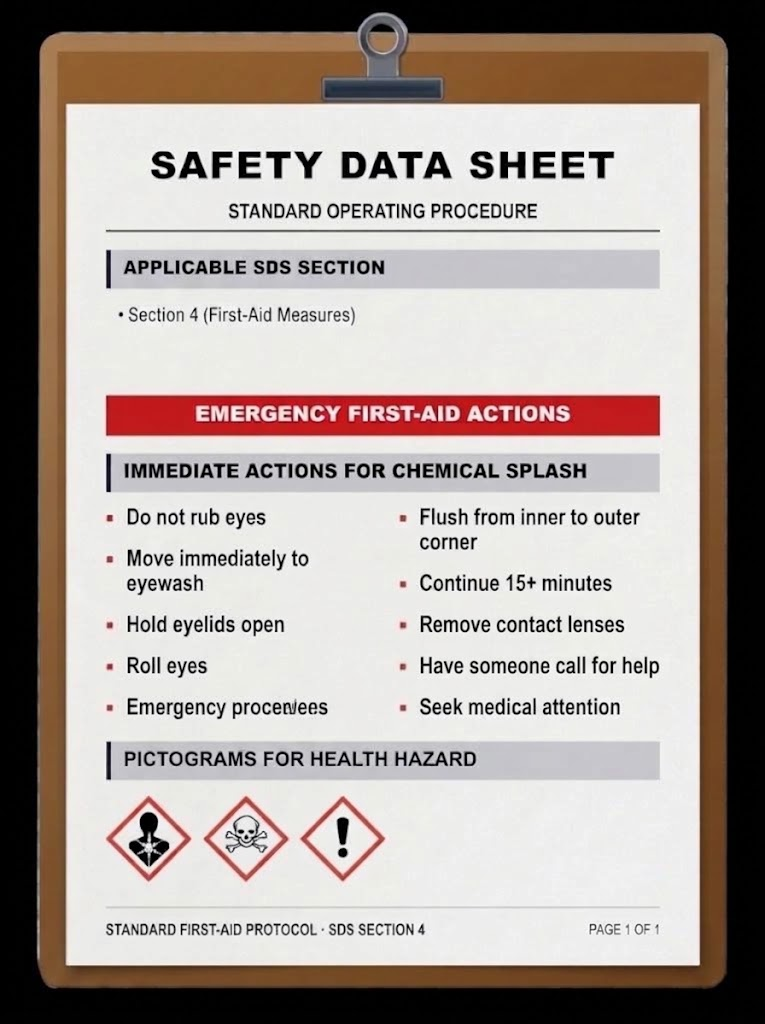
#> input picture Tools/sccheck_src/MCQ2.jpg, 765 x 1024 px
$ python -i generate_sc06_factory.py   (imports and definitions only)
#> lines starting #> are read from the running program, lines starting #| are printed output that depends on the picture; after the words box and inside, x2 and y2 are one past the last pixel; in counts of white or black regions, pixels touching at a corner belong together
#> further down, picture is the input picture: PIL image 765x1024 RGB; mean R, G, B 170.1, 159.7, 154.2
"""Scenario 6 factory room textures: signs, switch plates, container labels and the broken-plaster brick patch.

    python Tools/generate_sc06_factory.py

Writes into Assets/Art/Presentable/2D/Sc06/ (Bangla shaped with libraqm). Does not touch other scenarios.
"""
import os
import random

import numpy as np
from PIL import Image, ImageDraw, ImageFilter, ImageFont

ROOT = os.path.dirname(os.path.dirname(os.path.abspath(__file__)))
OUT = os.path.join(ROOT, "Assets", "Art", "Presentable", "2D", "Sc06")
BN_BOLD = os.path.join(ROOT, "Assets", "Art", "Fonts", "NotoSansBengali-Bold.ttf")
EN_BOLD = r"C:\Windows\Fonts\arialbd.ttf"
EN_BLACK = r"C:\Windows\Fonts\ariblk.ttf"


def f(path, size):
    return ImageFont.truetype(path, size)


def centred(d, text, font, cx, cy, fill):
    box = d.textbbox((0, 0), text, font=font)
    d.text((cx - (box[0] + box[2]) / 2, cy - (box[1] + box[3]) / 2), text, font=font, fill=fill)


def grime(img, strength=30, seed=3, rust=True):
#> called with strength = 30, seed = 3, rust = True
    rnd = np.random.RandomState(seed)
    a = np.asarray(img.convert("RGBA"), dtype=np.float32)
    h, w = a.shape[:2]
#> h = 1024; w = 765
    noise = rnd.rand(h // 5 + 2, w // 5 + 2).astype(np.float32)
    big = np.asarray(Image.fromarray((noise * 255).astype(np.uint8)).resize((w, h), Image.BICUBIC).filter(ImageFilter.GaussianBlur(5)), dtype=np.float32) / 255.0
    a[..., :3] *= (1.0 - (1.0 - big[..., None]) * (strength / 100.0))
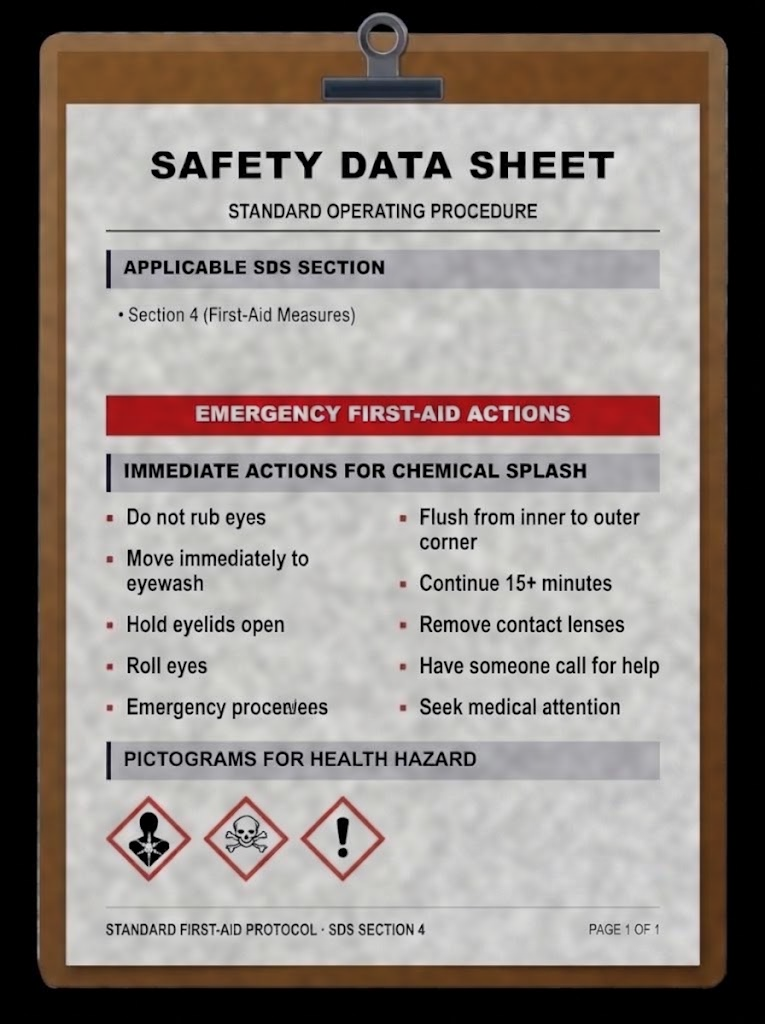
#> a: shape (1024, 765, 4) float32; mean R, G, B, A 144.5, 135.7, 131, 255.9
    if rust:
        yy, xx = np.mgrid[0:h, 0:w]
        edge = np.clip(1.0 - np.minimum.reduce([xx, yy, w - 1 - xx, h - 1 - yy]) / (0.06 * min(w, h)), 0, 1)[..., None]
        a[..., :3] = a[..., :3] * (1 - 0.45 * edge) + np.array([110, 70, 40], dtype=np.float32) * 0.45 * edge
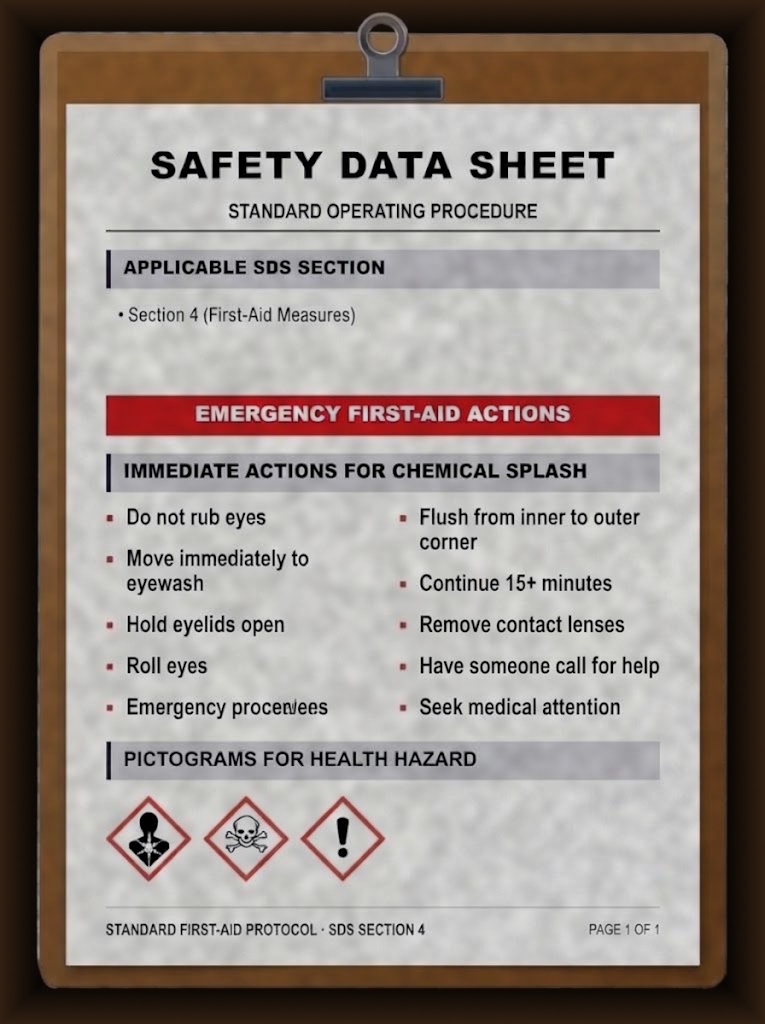
#> a: shape (1024, 765, 4) float32; mean R, G, B, A 149.4, 138.8, 132.7, 255.9
    return Image.fromarray(np.clip(a, 0, 255).astype(np.uint8))


# [140 lines left out: functions diamond, save, sign_fume_hood_area, sign_caution_toxic, switch_plate, label_water and 5 more, not called in this run]


# [11 lines not run here, left out]

>>> from PIL import Image
>>> picture = Image.open('sccheck_src/MCQ2.jpg')
>>> result = grime(picture)

$ run again, on Tools/sccheck_src/MCQ3.jpg
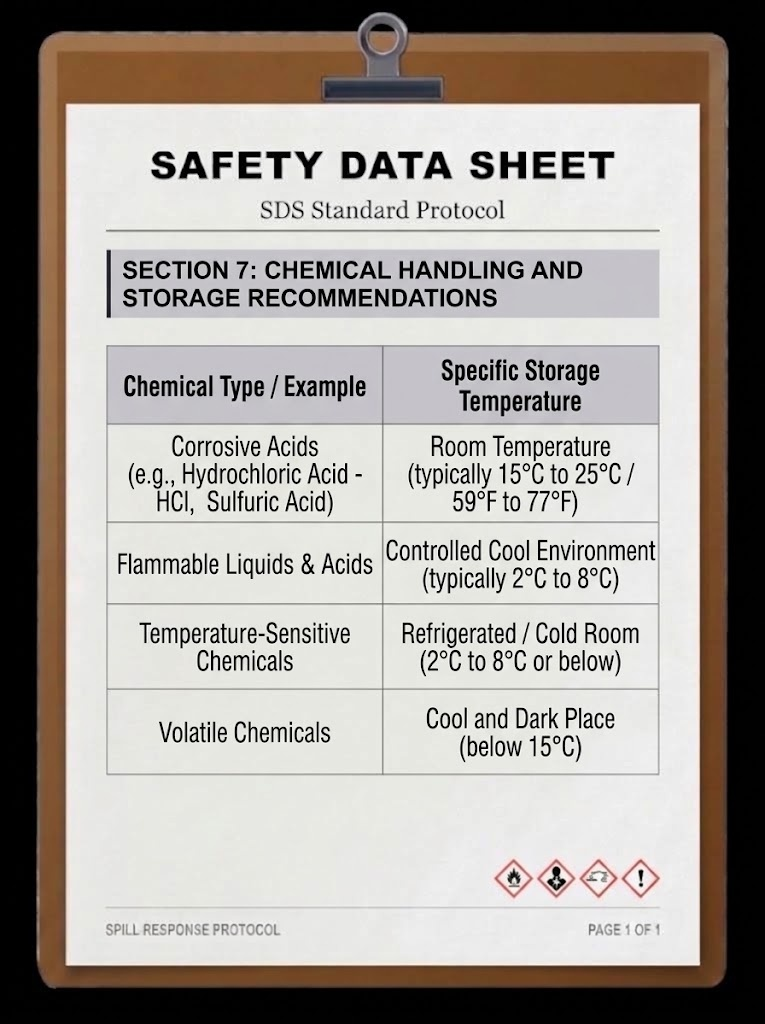
#> input picture Tools/sccheck_src/MCQ3.jpg, 765 x 1024 px
#> picture is the input picture: PIL image 765x1024 RGB; mean R, G, B 165.6, 159.7, 154.1
#> in grime, `a[..., :3] *= (1.0 - (1.0 - big[..., None]) * (strength / 100.0))`:
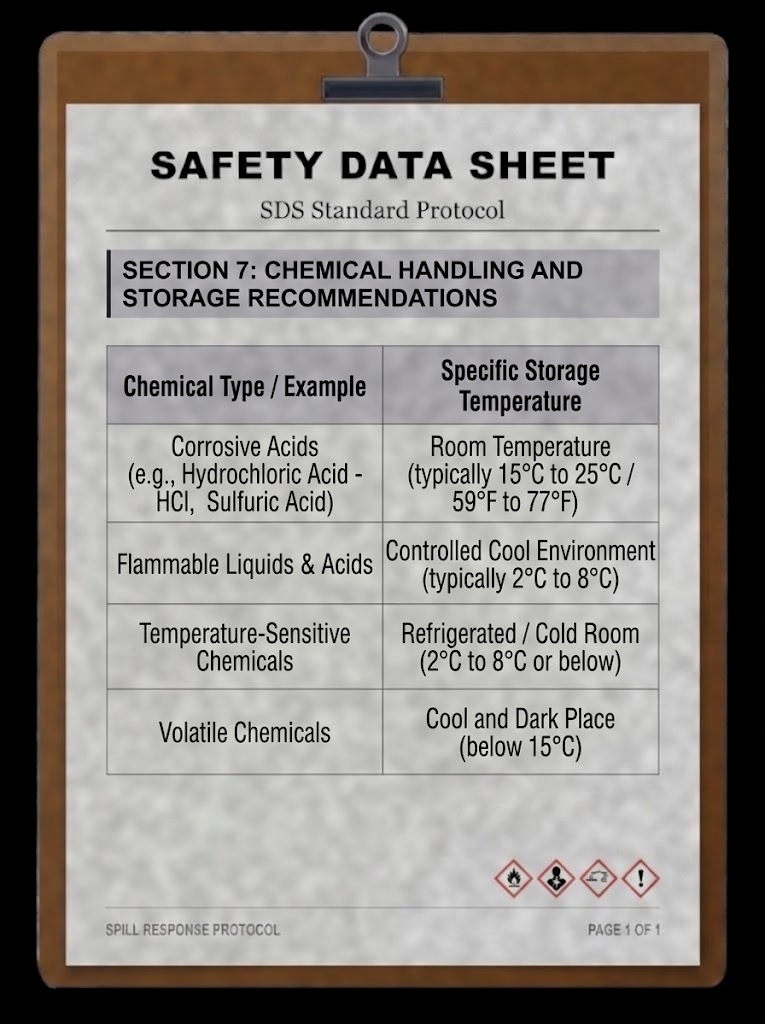
#> a: shape (1024, 765, 4) float32; mean R, G, B, A 140.6, 135.7, 130.9, 255.9
#> in grime, `a[..., :3] = a[..., :3] * (1 - 0.45 * edge) + np.array([110, 70, 40], ..`:
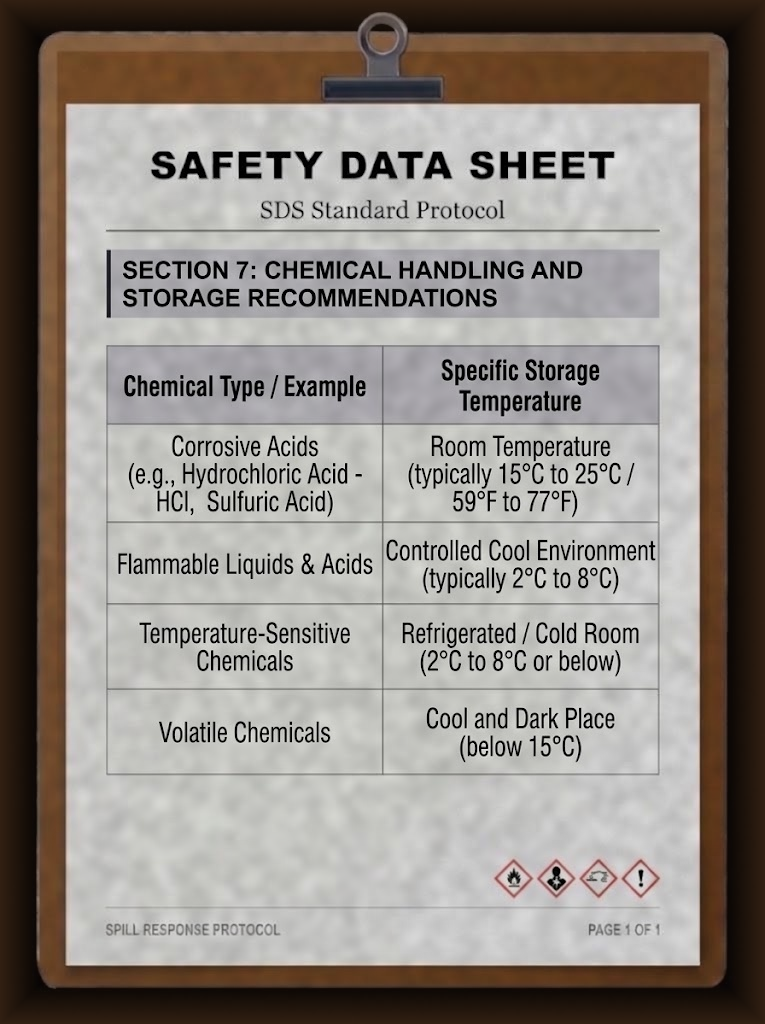
#> a: shape (1024, 765, 4) float32; mean R, G, B, A 145.5, 138.7, 132.6, 255.9

$ run again, on Tools/sccheck_src/step01.jpg
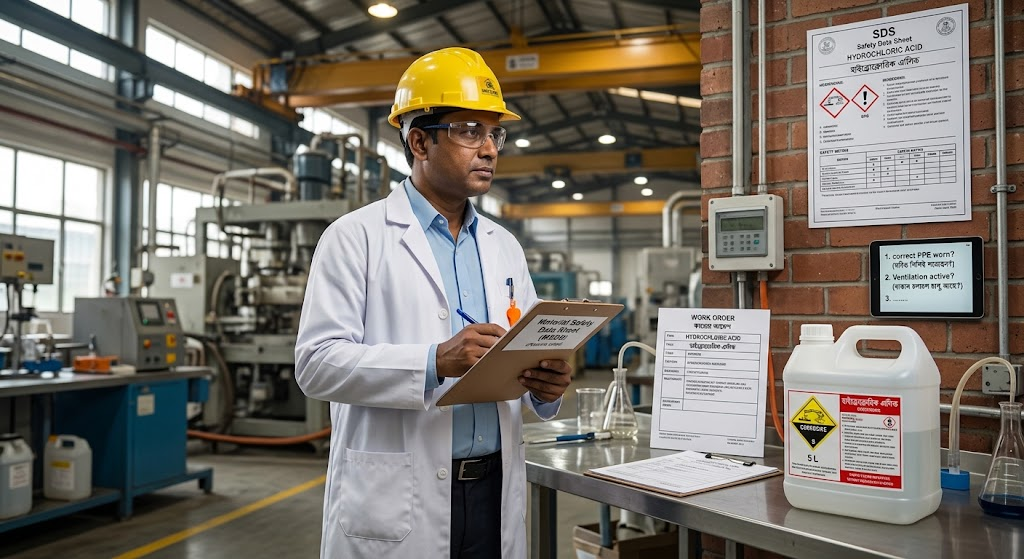
#> input picture Tools/sccheck_src/step01.jpg, 1024 x 559 px
#> picture is the input picture: PIL image 1024x559 RGB; mean R, G, B 120.9, 114.9, 105.9
#> in grime, `a[..., :3] *= (1.0 - (1.0 - big[..., None]) * (strength / 100.0))`:
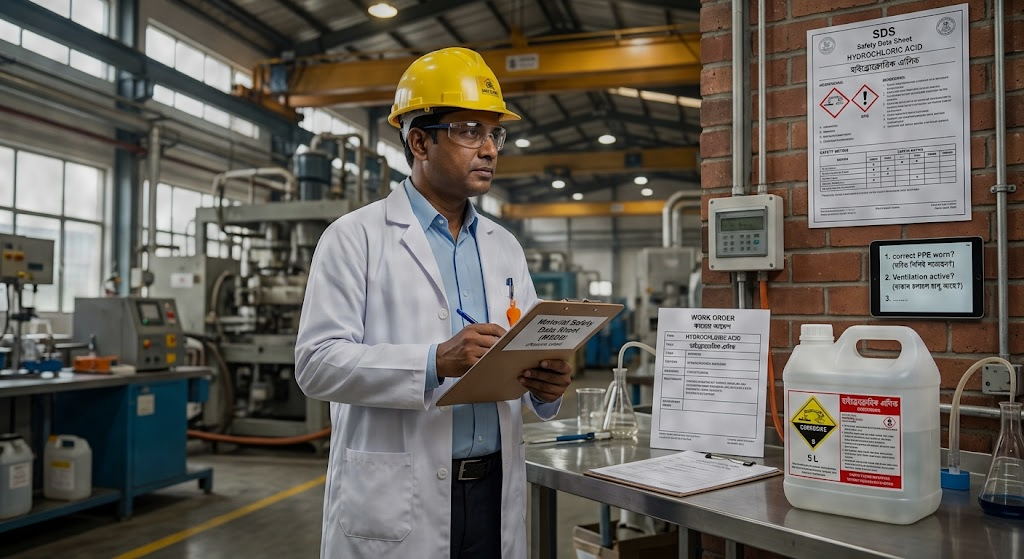
#> a: shape (559, 1024, 4) float32; mean R, G, B, A 102.6, 97.6, 89.9, 255.9
#> in grime, `a[..., :3] = a[..., :3] * (1 - 0.45 * edge) + np.array([110, 70, 40], ..`:
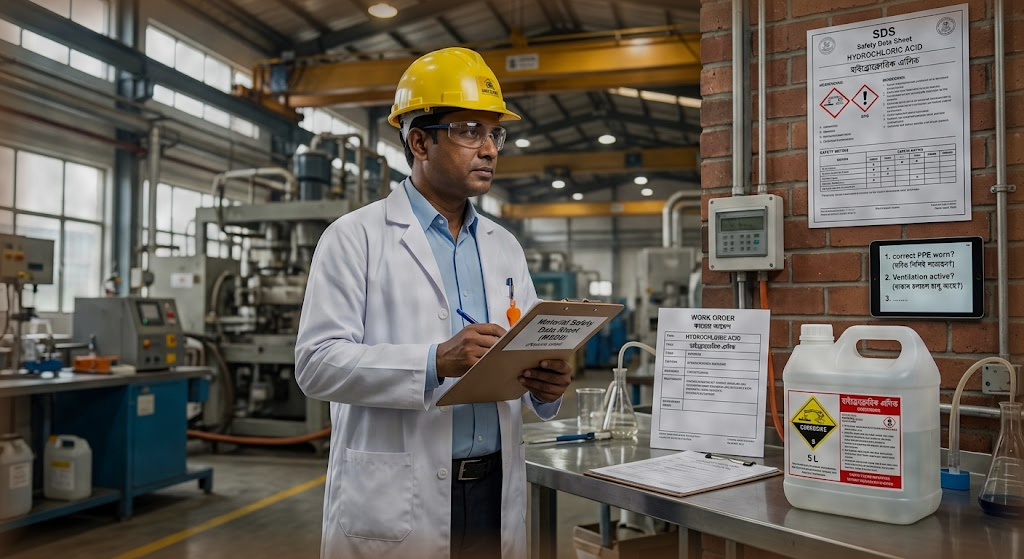
#> a: shape (559, 1024, 4) float32; 18% of pixels changed, all inside (x1, y1, x2, y2) = (0, 0, 1024, 559)
